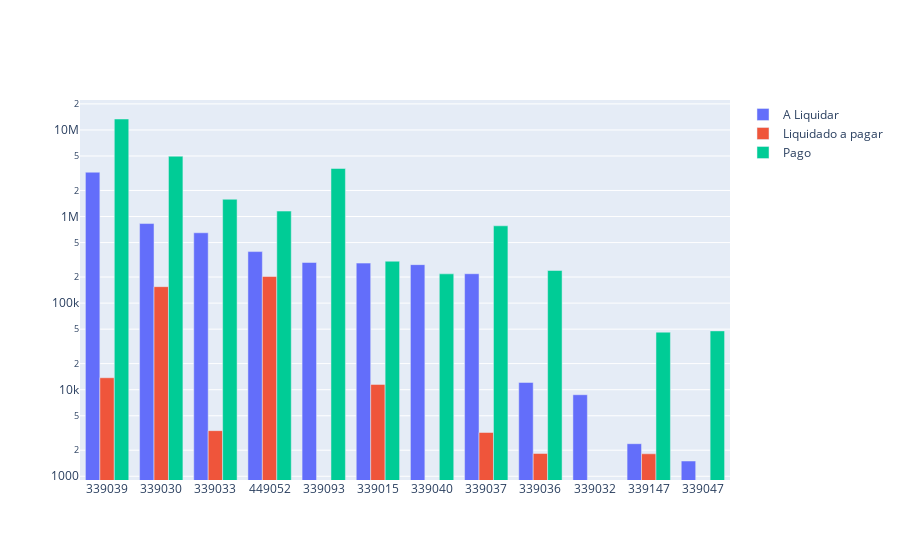

The cell this chart's notebook holds for it:
### Code cell
# Saldo a liquidar por ND
cols = ['ND', 'A_LIQUIDAR', 'LIQUIDADO_A_PAGAR', 'PAGO']

df_aux = df.loc[:, cols].groupby('ND').sum().sort_values(by= 'A_LIQUIDAR', ascending=False).reset_index()
df_aux = df_aux[df_aux['A_LIQUIDAR'] > 0]
# Criando o gráfico
fig = go.Figure()

# Adicionando as colunas y1, y2 e y3 no eixo y
fig.add_trace(go.Bar(x=df_aux['ND'], y=df_aux['A_LIQUIDAR'], name='A Liquidar'))
fig.add_trace(go.Bar(x=df_aux['ND'], y=df_aux['LIQUIDADO_A_PAGAR'], name='Liquidado a pagar'))
fig.add_trace(go.Bar(x=df_aux['ND'], y=df_aux['PAGO'], name='Pago'))

fig.update_traces(textposition = 'outside', cliponaxis = False, hovertemplate=None)
fig.update_layout(hovermode="x unified")
fig.update_yaxes(type="log")

fig.show()

### Figure 1 — Plotly figure (JSON) as saved in the notebook; plotly's stock layout.template omitted (floating-point values rounded to 4 significant figures)
{"data": [{"cliponaxis": false, "name": "A Liquidar", "textposition": "outside", "type": "bar", "x": ["339039", "339030", "339033", "449052", "339093", "339015", "339040", "339037", "339036", "339032", "339147", "339047"], "y": [3250000.0, 829500.0, 649200.0, 393700.0, 294600.0, 289600.0, 278200.0, 218500.0, 12120.0, 8746.0, 2378.0, 1501.0]}, {"cliponaxis": false, "name": "Liquidado a pagar", "textposition": "outside", "type": "bar", "x": ["339039", "339030", "339033", "449052", "339093", "339015", "339040", "339037", "339036", "339032", "339147", "339047"], "y": [13740.0, 154900.0, 3364.0, 202800.0, 0, 11500.0, 0, 3205.0, 1832.0, 0, 1818.0, 0]}, {"cliponaxis": false, "name": "Pago", "textposition": "outside", "type": "bar", "x": ["339039", "339030", "339033", "449052", "339093", "339015", "339040", "339037", "339036", "339032", "339147", "339047"], "y": [13380000.0, 4973000.0, 1583000.0, 1155000.0, 3588000.0, 304700.0, 217700.0, 781300.0, 238100.0, 0, 46170.0, 47780.0]}], "layout": {"hovermode": "x unified", "yaxis": {"type": "log"}}}
